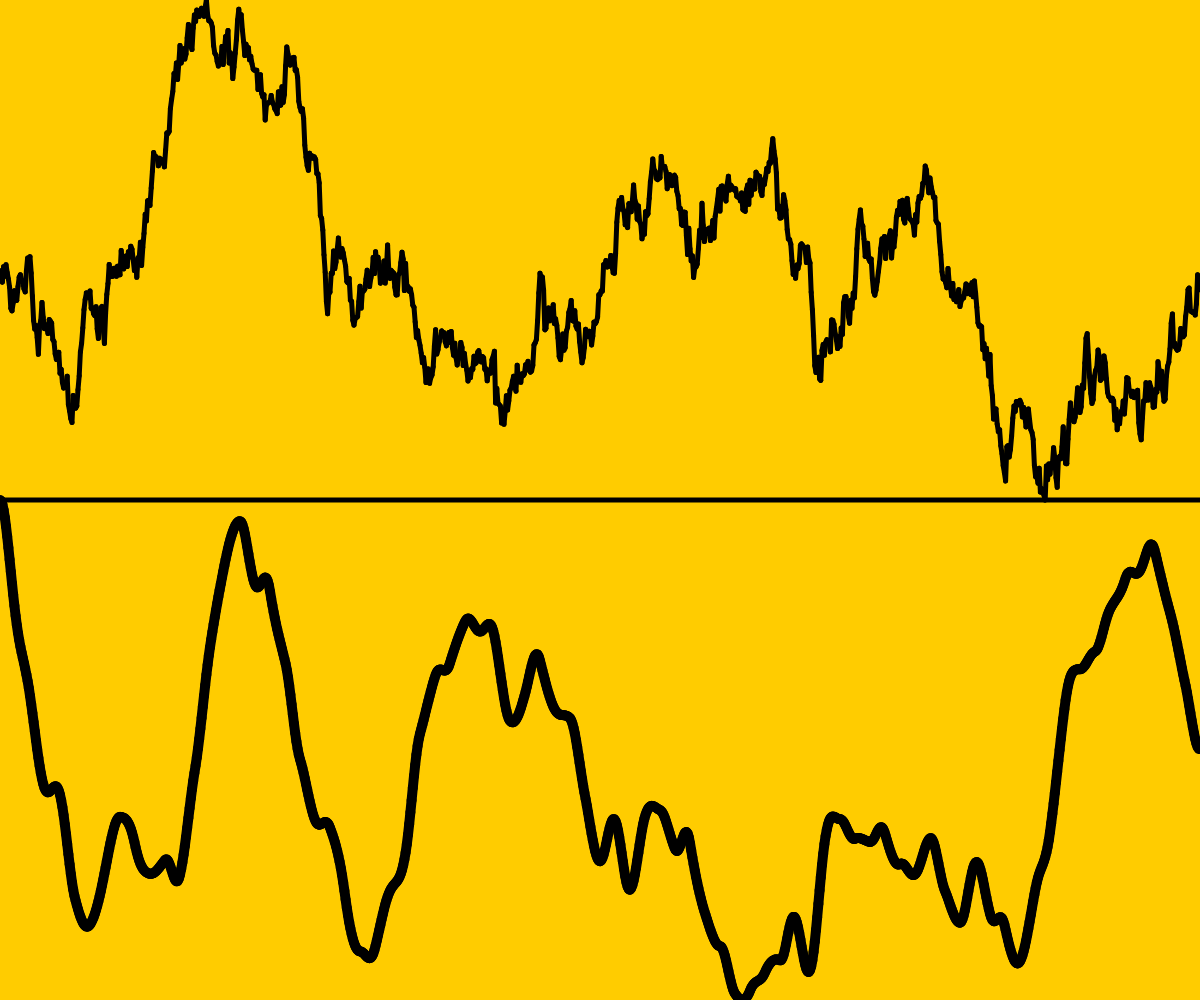
Frame 1 (no input)
Frame 60 (no input): identical to frame 1, image omitted
Frame 120 (the mouse pressed at the canvas centre since frame 60): identical to frame 1, image omitted

The p5.js sketch that drew this single still picture (run headless with seeded random() and noise() and a simulated clock; from frame 60 on, the mouse is pressed at the canvas centre):

// p5.js sketch
// ── sketch.js
let randomPerlins = [];
let randomNormals = [];
function setup() {
   // put setup code here
   createCanvas(windowWidth, windowHeight);
   var vn = 0;
   var t = 0;
   for (var i=0; i<1000; i++){
      randomNormals[i] = vn;
      vn = vn + randomGaussian(0,1);
   
      randomPerlins[i] = noise(t);//;
      t = t + 0.01;
   }
  }

function draw() {
   background(255,204,0)
   var w = windowWidth / randomNormals.length;
   strokeWeight(5);
   for (var i=0; i<randomNormals.length-1; i++){
      y1 = map(randomNormals[i], 
      min(randomNormals), 
      max(randomNormals), 
      0, 
      windowHeight/2 );
      y2 = map(randomNormals[i+1], 
      min(randomNormals), 
      max(randomNormals),
      0, 
      windowHeight/2 );
      line(i*w, 
      windowHeight/2 - y1, 
      (i+1)*w, 
      windowHeight/2 - y2);
      }
      
      line(0,
      windowHeight/2,
      windowWidth, 
      windowHeight/2);
      
   var w = windowWidth / randomPerlins.length;
   strokeWeight(10);
   for (var i=0; i<randomPerlins.length-1; i++){
      y1 = map(randomPerlins[i],
      min(randomPerlins), 
      max(randomPerlins), 
      0, 
      windowHeight/2 );
      y2 = map(randomPerlins[i+1],
      min(randomPerlins), 
      max(randomPerlins), 
      0, 
      windowHeight/2 );
      line(i*w, 
      windowHeight - y1, 
      (i+1)*w, 
      windowHeight - y2);
      }
}
